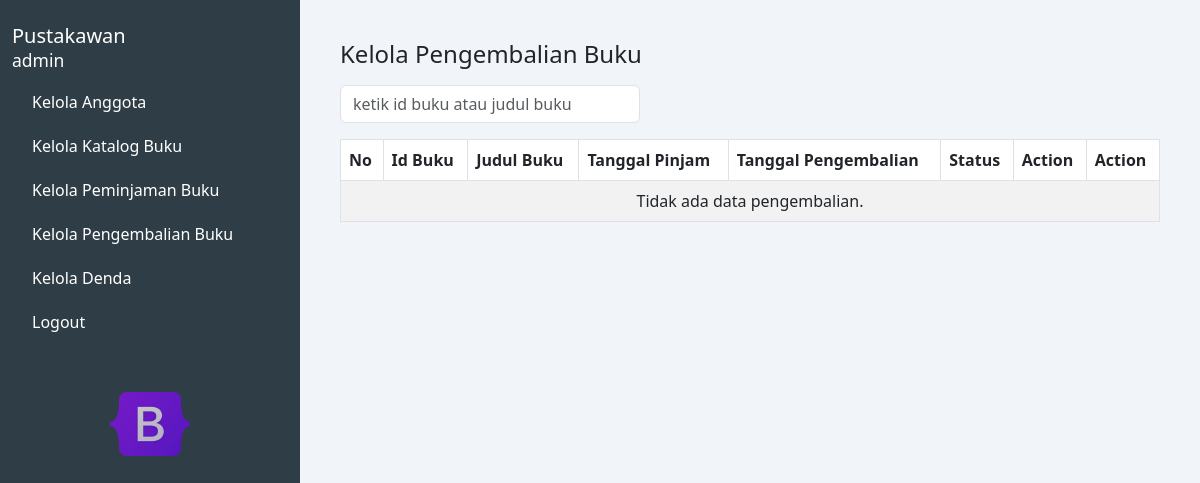
Before: /kelola_pengembalian.php with the older database file.
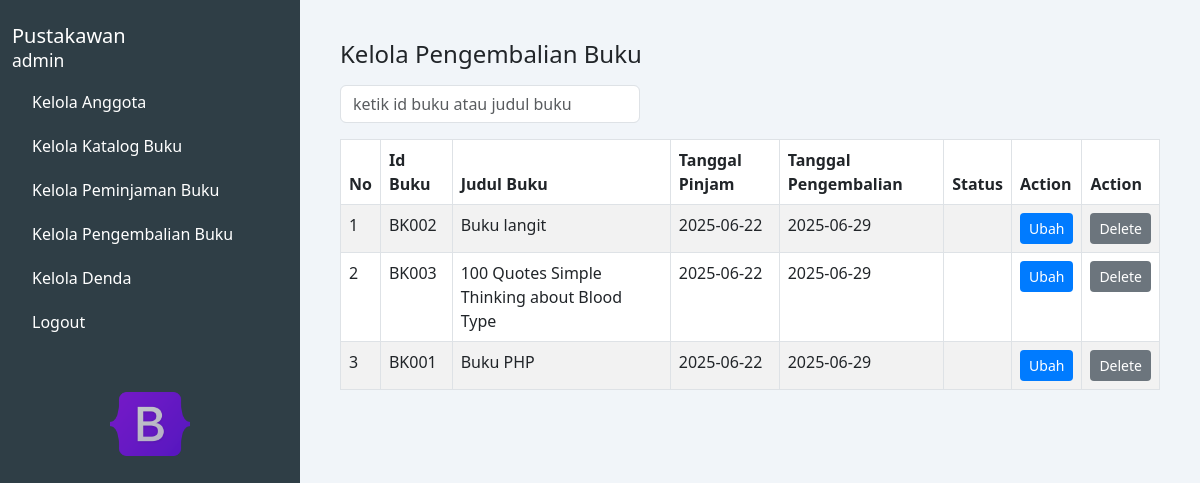
After: the same page with the newer database file.
### tables this page shows
CREATE TABLE `data_pengembalian` (
  `judul_buku` varchar(50) NOT NULL,
  `tanggal_pinjam` date NOT NULL,
  `tanggal_pengembalian` date NOT NULL,
  `status_pengembalian` enum('sudah dikembalikan','belum dikembalikan') NOT NULL,
  `id_buku` varchar(11) NOT NULL
);

### kelola_pengembalian.php (the view, shortened to what this page needs)
<?php
$koneksi = mysqli_connect("localhost", "root", "", "perpustakaan");
$query = "SELECT * FROM data_pengembalian";
$result = mysqli_query($koneksi, $query);
?>
<!DOCTYPE html>
<html lang="en">
<head>
    <link href="https://cdn.jsdelivr.net/npm/bootstrap@5.3.0/dist/css/bootstrap.min.css" rel="stylesheet" />
</head>
<body>
<div class="container-fluid">
    <div class="row">
        <nav class="col-md-3 d-none d-md-block sidebar min-vh-100 position-relative">
            <h5 class="pt-4">Pustakawan<br /><small>admin</small></h5>
            <a href="kelola_anggota.php">Kelola Anggota</a>
            <a href="kelola_katalog.php">Kelola Katalog Buku</a>
            <a href="kelola_peminjaman.php">Kelola Peminjaman Buku</a>
            <a href="kelola_pengembalian.php">Kelola Pengembalian Buku</a>
            <a href="kelola_denda.php">Kelola Denda</a>
            <a href="logout.php">Logout</a>
            <div class="image-box text-center mt-5">
                <img src="assets/Bootstrap_logo.png" alt="icon" />
            </div>
        </nav>
        <main class="col-md-9 col-12 main-content">
            <h4>Kelola Pengembalian Buku</h4>
            <div class="d-flex flex-wrap gap-2 align-items-center mb-3 mt-3">
                <input type="text" id="searchInput" class="form-control form-control-md me-2" placeholder="ketik id buku atau judul buku" style="max-width: 300px;" oninput="filterTable()" />
            </div>
            <div class="table-responsive">
                <table class="table table-bordered table-striped" id="pengembalianTable">
                    <thead>
                        <tr>
                            <th>No</th>
                            <th>Id Buku</th>
                            <th>Judul Buku</th>
                            <th>Tanggal Pinjam</th>
                            <th>Tanggal Pengembalian</th>
                            <th>Status</th>
                            <th>Action</th>
                            <th>Action</th>
                        </tr>
                    </thead>
                    <tbody>
                        <?php
                        $no = 1;
                        if (mysqli_num_rows($result) > 0) {
                            while ($row = mysqli_fetch_assoc($result)) {
                                echo '<tr data-id-buku="' . htmlspecialchars($row['id_buku']) . '">';
                                echo "<td>" . $no++ . "</td>";
                                echo "<td>" . htmlspecialchars($row['id_buku']) . "</td>";
                                echo "<td>" . htmlspecialchars($row['judul_buku']) . "</td>";
                                echo "<td>" . htmlspecialchars($row['tanggal_pinjam']) . "</td>";
                                echo "<td>" . htmlspecialchars($row['tanggal_pengembalian']) . "</td>";
                                echo '<td class="status-cell">' . htmlspecialchars($row['status']) . '</td>';
                                echo '<td>
                                        <button class="btn btn-sm btn-edit" data-bs-toggle="modal" data-bs-target="#ubahStatusPengembalianModal"
                                                data-id="' . htmlspecialchars($row['id_buku']) . '" data-status="' . htmlspecialchars($row['status']) . '">
                                            Ubah
                                        </button>
                                    </td>';
                                echo '<td>
                                        <button class="btn btn-sm btn-delete" data-bs-toggle="modal" data-bs-target="#hapusPengembalianModal" data-id="' . htmlspecialchars($row['id_buku']) . '">
                                            Delete
                                        </button>
                                    </td>';
                                echo "</tr>";
                            }
                        } else {
                            echo '<tr><td colspan="8" class="text-center">Tidak ada data pengembalian.</td></tr>';
                        }
                        ?>
                    </tbody>
                </table>
            </div>
        </main>
    </div>
</div>
</body>
</html>

Changed rows visible on the page:
added data_pengembalian: id_buku "BK002", judul_buku "Buku langit", tanggal_pinjam "2025-06-22", tanggal_pengembalian "2025-06-29"
added data_pengembalian: id_buku "BK003", judul_buku "100 Quotes Simple Thinking about Blood Type", tanggal_pinjam "2025-06-22", tanggal_pengembalian "2025-06-29"
added data_pengembalian: id_buku "BK001", judul_buku "Buku PHP", tanggal_pinjam "2025-06-22", tanggal_pengembalian "2025-06-29"
Other visible differences:
text no longer shown: "Tidak ada data pengembalian."
